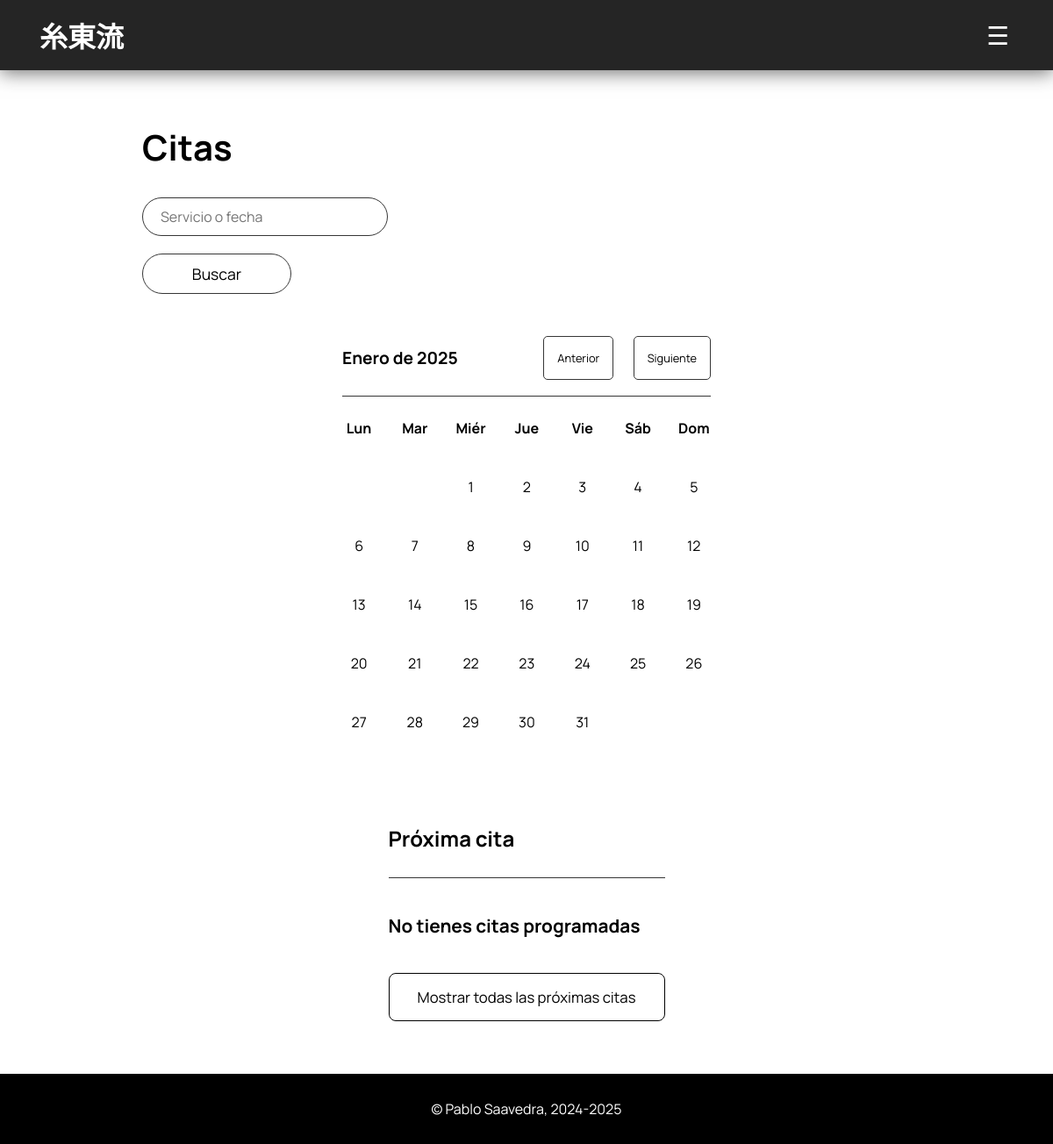
/paginas/citas/citas-prv.php?mes=02&anno=2025 (signed in), run on an earlier commit of the app's database.
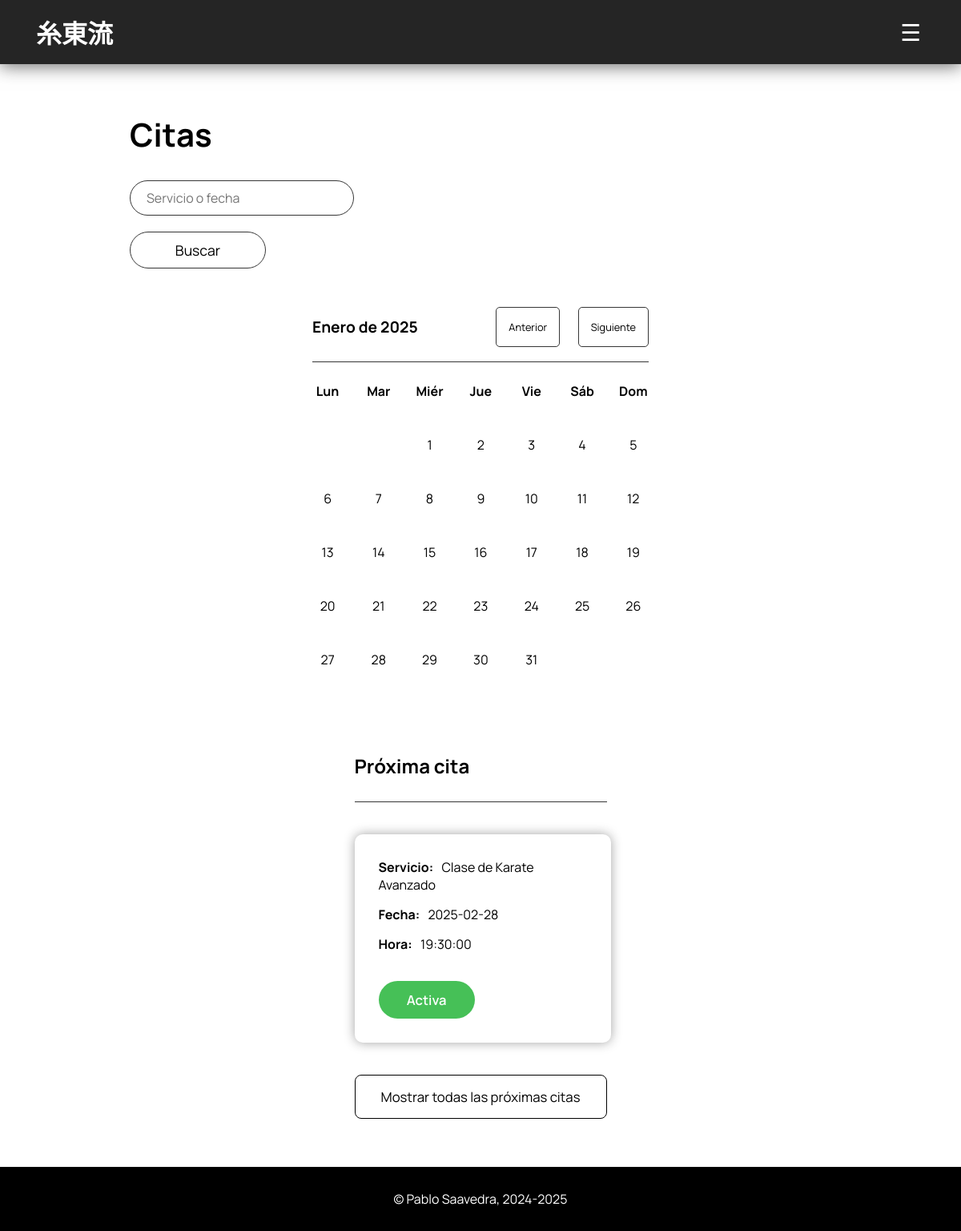
And on a later commit of the database.
### tables this page shows
CREATE TABLE citas (
    socio INTEGER,
    servicio INTEGER,
    fecha DATE NOT NULL,
    hora TIME NOT NULL,
    cancelada TINYINT DEFAULT 0,
    PRIMARY KEY (socio, servicio, fecha, hora),
    FOREIGN KEY (socio) REFERENCES socio (id) ON DELETE CASCADE,
    FOREIGN KEY (servicio) REFERENCES servicio (id) ON DELETE CASCADE
);

CREATE TABLE servicio (
    id INTEGER NOT NULL PRIMARY KEY AUTO_INCREMENT,
    descripcion VARCHAR(255) NOT NULL,
    duracion INTEGER NOT NULL,
    unidad_duracion VARCHAR(50) NOT NULL,
    precio FLOAT NOT NULL DEFAULT 0.00
);

### php/funciones.php (the view, shortened to what the changed rows need)
<?php
    function dibujarCabecera($ruta_i, $ruta_soc, $ruta_serv, $ruta_tes, $ruta_not, $ruta_cit, $ruta_prod, $ruta_dojo, $ruta_acc, $usuario, $sesion){
        $resultado='';
        $resultado.="
            <header>
                <h1><a href='$ruta_i'>糸東流</a></h1>
                    <nav>
                        <ul>
        ";
        if($sesion == ""){
            $resultado .= "
                <li><a href='$ruta_serv'>SERVICIOS</a></li>
                <li><a href='$ruta_tes'>TESTIMONIOS</a></li>
            ";
        } else {
            $resultado .= "
                <li><a href='$ruta_not'>NOTICIAS</a></li>
                <li><a href='$ruta_serv'>SERVICIOS</a></li>
                <li><a href='$ruta_dojo'>DOJO</a></li>
                <li><a href='$ruta_tes'>TESTIMONIOS</a></li>
                <li><a href='$ruta_cit'>CITAS</a></li>
            ";
        }
        if($sesion != "") {
            if($sesion == "admin"){
                $resultado .= "
                    <li><a href='$ruta_prod/productos.php'>PRODUCTOS</a></li>
                    <li><a href='$ruta_soc/socios.php'>SOCIOS</a></li>
                    <li><a href='$ruta_acc/cerrar-sesion.php'>CERRAR SESIÓN DE ADMINISTRADOR</a></li>
                ";
            } else {
                $usuario = strtoupper($usuario);
                $resultado .= "
                    <li><a href='$ruta_prod/productos-cli.php'>PRODUCTOS</a></li>
                    <li><a href='$ruta_soc/perfil-socio.php'>PERFIL</a></li>
                    <li class ='close-session'><a href='$ruta_acc/cerrar-sesion.php'>CERRAR SESIÓN DE $usuario</a></li>
                ";
            }
        } else {
            $resultado .= "<li><a href='$ruta_acc/acceso.php'>ACCEDER</a></li>";
        }
        $resultado .= "
                    </ul>
                </nav>
            <button id='menu-btn' aria-label='Toggle menu'>&#9776;</button>
            </header>
        ";
        return $resultado;
    }
function imprimirCalendario($conexion, $meses, $mes_actual, $anno_actual, $id_socio, $tipo_sesion){
    $mes_actual = sprintf("%02d", $mes_actual);
    $dias_mes=cal_days_in_month(CAL_GREGORIAN, $mes_actual, $anno_actual);
    $contador_semana=7;
    $dias=['Lun', 'Mar', 'Miér', 'Jue', 'Vie', 'Sáb', 'Dom'];
    $act_date=date("Y-m-d");
    $primer_dia=mktime(0, 0, 0, $mes_actual, 1, $anno_actual);
    $pos_semana=date("N", $primer_dia);
    $array_fechas=[];
    if($tipo_sesion != "admin") {
        $sql='SELECT fecha FROM citas WHERE socio = ?';
        $consulta=$conexion->prepare($sql);
        $consulta -> bind_param("i", $id_socio);
    } else {
        $sql='SELECT fecha FROM citas';
        $consulta=$conexion->prepare($sql);
    }
    $consulta->execute();
    $consulta->bind_result($f);
    while($consulta->fetch()){
        array_push($array_fechas, $f);
    }
    $resultado="
        <div class='cal'>
        <div class='contenedor-cal'>
            <h2>$meses[$mes_actual] de $anno_actual</h2>
            <div class='seleccion'>
                <a href='citas-prv.php?mes=$mes_actual&anno=$anno_actual' class='btn'>Anterior</a>
                <a href='citas-nxt.php?mes=$mes_actual&anno=$anno_actual' class='btn'>Siguiente</a>
            </div>
        </div>
        <table class='calendario'>
        <thead>
    ";
    foreach($dias as $d){
        $resultado.="<th>$d</th>";
    }
    $resultado.="</thead>
        <tbody>
        <tr>
    ";
    for($i=1; $i<=$dias_mes; $i++){
        if($pos_semana > 1){
            $resultado.="<td></td>";
            $pos_semana--;
            $i--;
        }else{
            $dia_format=sprintf("%02d", $i);
            $fecha = "$anno_actual-$mes_actual-$dia_format";
            if(in_array($fecha, $array_fechas)){
                $resultado.="
                <td class='dia-selecc'>
                    <a href='citas-info.php?fecha=$fecha'>";
                    if($fecha === $act_date){
                        $resultado.="<div class='celda green actual'>$i</div>";
                    }else{
                        $resultado.="<div class='celda green'>$i</div>";
                    }
                $resultado.="</a>
                    </td>
                ";
            }else{
                $resultado.="
                <td class='dia-selecc'>
                    <a href='citas-info.php?fecha=$fecha'>";
                    if($fecha === $act_date){
                        $resultado.="<div class='celda actual'>$i</div>";
                    }else{
                        $resultado.="<div class='celda'>$i</div>";
                    }
                $resultado.="</a>
                    </td>
                ";
            }
        }
        if($contador_semana > 1){
            $contador_semana--;
        }else{
            $resultado.="</tr><tr>";
            $contador_semana=7;
        }
    }
    $resultado.="</tr>
        </tbody>
        </table>
        </div>
    ";
    return $resultado;
}
    function listaCitas($consulta, $tipo_sesion){
        $resultado='';
        $consulta -> bind_result($nombre_socio, $nombre_servicio, $id_socio, $id_servicio, $fecha_cita, $hora, $cancel);
        if($consulta->num_rows > 0){
            while($consulta->fetch()){
                $resultado.="
                    <div class='cita'>
                    <div class='cita-contenido'>
                ";
                $resultado .= "
                    <p><span class='resaltado'>Servicio:</span> $nombre_servicio</p>
                    <p><span class='resaltado'>Fecha:</span> $fecha_cita</p>
                    <p><span class='resaltado'>Hora:</span> $hora</p>
                ";
                if($cancel === 0){
                    if($fecha_cita < date('Y-m-d')) {
                        $resultado .= "<button class='past'>Pasada</button>";
                    } else {
                        $resultado .= "<button class='actived'>Activa</button>";
                    }
                }
                $resultado .= "</div>
                </div>";
            }
        } else {
            if($tipo_sesion != "admin") {
                $resultado .= "<h3 class='no-citas'>No tienes citas programadas</h3>";
            } else {
                $resultado .= "<h1 class='centrado'>No se han encontrado citas</h1>";
            }
        }
        return $resultado;
    }
    function imprimirProximaCita($conexion, $id_socio, $tipo_sesion) {
        $fecha_actual = date('Y-m-d');
        $sql = 'SELECT socio.nombre, servicio.descripcion, socio, servicio, fecha, hora, cancelada
            FROM citas
            JOIN servicio ON servicio.id = citas.servicio
            JOIN socio ON socio.id = citas.socio
            WHERE fecha >= ? AND citas.socio = ?
            ORDER BY fecha ASC
            LIMIT 1
        ';
        $consulta = $conexion -> prepare($sql);
        $consulta -> bind_param("si", $fecha_actual, $id_socio);
        $consulta -> execute();
        $consulta -> store_result();
        $resultado = "
            <section class='proximas-citas'>
                <h2>Próxima cita</h2>
        ";
        $resultado .= listaCitas($consulta, $tipo_sesion);
        $resultado .= "
            <a href='citas-info.php?id=$id_socio' class='citas-completo'>
                Mostrar todas las próximas citas
            </a>
            </section>
        ";
        return $resultado;
    }

What changed in the data, as far as the page shows it:
added citas: servicio.descripcion "Clase de Karate Avanzado", fecha "2025-02-28", hora "19:30:00", cancelada "Activa"
Also different on the page:
text no longer shown: "No tienes citas programadas"
